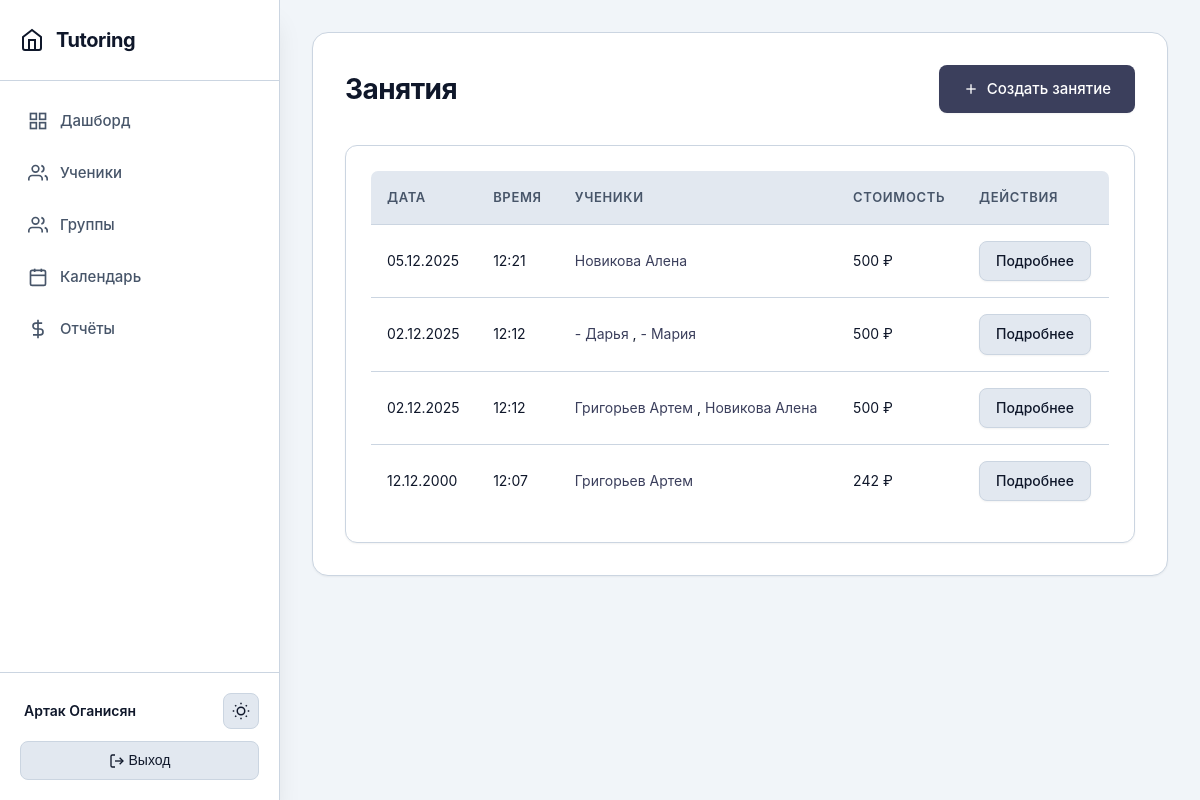
The page /lessons/ (signed in) on the database its author committed.
### main/models.py (models this page shows, shortened)
class Lesson(models.Model):
    tutor = models.ForeignKey(Tutor, on_delete=models.CASCADE, related_name='lessons', verbose_name='Репетитор')
    students = models.ManyToManyField(Student, related_name='lessons', verbose_name='Ученики')
    date = models.DateField(verbose_name='Дата')
    time = models.TimeField(verbose_name='Время')
    duration = models.IntegerField(default=60, validators=[MinValueValidator(1)], verbose_name='Длительность (минуты)')
    lesson_price = models.DecimalField(max_digits=10, decimal_places=2, default=Decimal('0.00'), validators=[MinValueValidator(Decimal('0.00'))], verbose_name='Стоимость занятия (за одного ученика)')
    subject = models.CharField(max_length=200, blank=True, verbose_name='Предмет/Тема')
    notes = models.TextField(blank=True, verbose_name='Заметки')
    created_at = models.DateTimeField(auto_now_add=True, verbose_name='Дата создания')
    updated_at = models.DateTimeField(auto_now=True, verbose_name='Дата обновления')
    class Meta:
        verbose_name = 'Занятие'
        verbose_name_plural = 'Занятия'
        ordering = ['-date', '-time']

class Student(models.Model):
    tutor = models.ForeignKey(Tutor, on_delete=models.CASCADE, related_name='students', verbose_name='Репетитор')
    groups = models.ManyToManyField(StudentGroup, related_name='students', blank=True, verbose_name='Группы')
    first_name = models.CharField(max_length=100, verbose_name='Имя')
    last_name = models.CharField(max_length=100, verbose_name='Фамилия')
    phone = models.CharField(max_length=20, blank=True, null=True, verbose_name='Телефон')
    telegram = models.CharField(max_length=20, blank=True, null=True, verbose_name='Телеграм')
    created_at = models.DateTimeField(auto_now_add=True, verbose_name='Дата создания')
    updated_at = models.DateTimeField(auto_now=True, verbose_name='Дата обновления')
    grade = models.CharField(max_length=10, blank=True, null=True, verbose_name='Класс')
    notes = models.TextField(blank=True, verbose_name='Заметки')
    is_active = models.BooleanField(default=True, verbose_name='Активен')
    prepaid_balance = models.DecimalField(
        max_digits=10,
        decimal_places=2,
        default=Decimal('0.00'),
        verbose_name='Баланс предоплаты'
    )
    class Meta:
        verbose_name = 'Ученик'
        verbose_name_plural = 'Ученики'
        ordering = ['last_name', 'first_name']

### main/views.py (the view)
# urls.py: path('lessons/', views.lesson_list, name='lesson_list'),
@login_required
def lesson_list(request):
    tutor = get_tutor(request)
    if not tutor:
        messages.error(request, 'Профиль репетитора не найден.')
        return redirect('dashboard')
    lessons = Lesson.objects.filter(tutor=tutor).order_by('-date', '-time')
    return render(request, 'main/lesson_list.html', {'lessons': lessons})

### main/views.py (called while the page is built)
def get_tutor(request):
    if request.user.is_authenticated:
        try:
            return request.user.tutor
        except Tutor.DoesNotExist:
            return None
    return None

### main/templates/main/lesson_list.html (shortened to what this page needs)
{% extends 'main/base.html' %}
{% block content %}
<div class="page-header">
    <h1>Занятия</h1>
    <div class="page-actions">
        <a href="{% url 'lesson_create' %}" class="btn">
            <svg width="16" height="16" viewBox="0 0 24 24" fill="none" stroke="currentColor" stroke-width="2">
                <line x1="12" y1="5" x2="12" y2="19"/>
                <line x1="5" y1="12" x2="19" y2="12"/>
            </svg>
            Создать занятие
        </a>
    </div>
</div>
{% if lessons %}
<div class="card">
    <table>
        <thead>
            <tr>
                <th>Дата</th>
                <th>Время</th>
                <th>Ученики</th>
                <th>Стоимость</th>
                <th>Действия</th>
            </tr>
        </thead>
        <tbody>
            {% for lesson in lessons %}
            <tr>
                <td>{{ lesson.date|date:"d.m.Y" }}</td>
                <td>{{ lesson.time|time:"H:i" }}</td>
                <td>
                    {% for student in lesson.students.all %}
                        <a href="{% url 'student_detail' student.pk %}" style="color: var(--primary); text-decoration: none;">
                            {{ student.last_name }} {{ student.first_name }}
                        </a>{% if not forloop.last %}, {% endif %}
                    {% endfor %}
                </td>
                <td>{{ lesson.lesson_price|floatformat:0 }} ₽</td>
                <td>
                    <a href="{% url 'lesson_detail' lesson.pk %}" class="btn btn-sm btn-secondary">Подробнее</a>
                </td>
            </tr>
            {% endfor %}
        </tbody>
    </table>
</div>
{% else %}
<div class="empty-state">
    <p>У вас пока нет занятий</p>
    <a href="{% url 'lesson_create' %}" class="btn">Создать первое занятие</a>
</div>
{% endif %}
{% endblock %}

### main/templates/main/base.html (shortened to what this page needs)
{% load static %}
<!DOCTYPE html>
<html lang="ru">
<head>
    <link rel="stylesheet" href="{% static 'css/main.css' %}">
</head>
<body>
    <div class="app-layout">
        <aside class="sidebar" id="sidebar">
            <div class="sidebar-header">
                <h1>
                    <a href="{% url 'dashboard' %}">
                        <svg width="24" height="24" viewBox="0 0 24 24" fill="none" stroke="currentColor" stroke-width="2">
                            <path d="M3 9l9-7 9 7v11a2 2 0 0 1-2 2H5a2 2 0 0 1-2-2z"/>
                            <polyline points="9 22 9 12 15 12 15 22"/>
                        </svg>
                        Tutoring
                    </a>
                </h1>
            </div>
            <div class="sidebar-main">
                {% if user.is_authenticated %}
                    <nav class="sidebar-nav">
                        <a href="{% url 'dashboard' %}" {% if request.resolver_match.url_name == 'dashboard' %}class="active"{% endif %}>
                            <svg viewBox="0 0 24 24" fill="none" stroke="currentColor" stroke-width="2">
                                <rect x="3" y="3" width="7" height="7"/>
                                <rect x="14" y="3" width="7" height="7"/>
                                <rect x="14" y="14" width="7" height="7"/>
                                <rect x="3" y="14" width="7" height="7"/>
                            </svg>
                            <span>Дашборд</span>
                        </a>
                        <a href="{% url 'student_list' %}" {% if 'student' in request.resolver_match.url_name %}class="active"{% endif %}>
                            <svg viewBox="0 0 24 24" fill="none" stroke="currentColor" stroke-width="2">
                                <path d="M17 21v-2a4 4 0 0 0-4-4H5a4 4 0 0 0-4 4v2"/>
                                <circle cx="9" cy="7" r="4"/>
                                <path d="M23 21v-2a4 4 0 0 0-3-3.87M16 3.13a4 4 0 0 1 0 7.75"/>
                            </svg>
                            <span>Ученики</span>
                        </a>
                        <a href="{% url 'group_list' %}" {% if 'group' in request.resolver_match.url_name %}class="active"{% endif %}>
                            <svg viewBox="0 0 24 24" fill="none" stroke="currentColor" stroke-width="2">
                                <path d="M17 21v-2a4 4 0 0 0-4-4H5a4 4 0 0 0-4 4v2"/>
                                <circle cx="9" cy="7" r="4"/>
                                <path d="M23 21v-2a4 4 0 0 0-3-3.87"/>
                                <path d="M16 3.13a4 4 0 0 1 0 7.75"/>
                            </svg>
                            <span>Группы</span>
                        </a>
                        <a href="{% url 'calendar' %}" {% if request.resolver_match.url_name == 'calendar' %}class="active"{% endif %}>
                            <svg viewBox="0 0 24 24" fill="none" stroke="currentColor" stroke-width="2">
                                <rect x="3" y="4" width="18" height="18" rx="2" ry="2"/>
                                <line x1="16" y1="2" x2="16" y2="6"/>
                                <line x1="8" y1="2" x2="8" y2="6"/>
                                <line x1="3" y1="10" x2="21" y2="10"/>
                            </svg>
                            <span>Календарь</span>
                        </a>
                        <a href="{% url 'profit_report' %}" {% if request.resolver_match.url_name == 'profit_report' %}class="active"{% endif %}>
                            <svg viewBox="0 0 24 24" fill="none" stroke="currentColor" stroke-width="2">
                                <line x1="12" y1="1" x2="12" y2="23"/>
                                <path d="M17 5H9.5a3.5 3.5 0 0 0 0 7h5a3.5 3.5 0 0 1 0 7H6"/>
                            </svg>
                            <span>Отчёты</span>
                        </a>
                    </nav>
                {% endif %}
            </div>
            {% if user.is_authenticated %}
            <div class="sidebar-footer">
                <div class="sidebar-user">
                    <span class="sidebar-user-name" style="margin-left: 4px;">
                        <a href="{% url 'dashboard' %}">{{ user.get_full_name|default:user.username }}</a>
                    </span>
                    <button class="theme-toggle" id="theme-toggle" aria-label="Переключить тему">
                    </button>
                </div>
                <div class="sidebar-logout">
                    <form method="post" action="{% url 'logout' %}">
                        <button type="submit">
                            <svg width="16" height="16" viewBox="0 0 24 24" fill="none" stroke="currentColor" stroke-width="2" style="display: inline-block; vertical-align: middle;">
                                <path d="M9 21H5a2 2 0 0 1-2-2V5a2 2 0 0 1 2-2h4"/>
                                <polyline points="16 17 21 12 16 7"/>
                                <line x1="21" y1="12" x2="9" y2="12"/>
                            </svg>
                            Выход
                        </button>
                    </form>
                </div>
            </div>
            {% endif %}
        </aside>
        <main class="main-shell">
            <div class="main-inner">
                <div class="content">
                    {% block content %}{% endblock %}
                </div>
            </div>
        </main>
    </div>
</body>
</html>

### main/static/css/main.css (style rules this page uses)
:root { --primary: #4f46e5; --primary-light: #818cf8; --primary-dark: #3730a3; --secondary: #64748b; --accent: #0ea5e9; --success: #10b981; --warning: #f59e0b; --danger: #ef4444; --info: #06b6d4; --bg-primary: #ffffff; --bg-secondary: #f8fafc; --bg-tertiary: #f1f5f9; --border: #e2e8f0; --border-light: #f1f5f9; --text-primary: #0f172a; --text-secondary: #475569; --text-tertiary: #94a3b8; --text: var(--text-primary); --text-muted: var(--text-tertiary); --surface: var(--bg-primary); --bg: var(--bg-secondary); --shadow-sm: 0 4px 8px rgba(15, 23, 42, 0.06); --shadow: 0 10px 25px rgba(15, 23, 42, 0.08); --shadow-md: 0 18px 35px rgba(15, 23, 42, 0.12); --shadow-lg: 0 26px 55px rgba(15, 23, 42, 0.16); }
* { margin: 0; padding: 0; box-sizing: border-box; }
body { font-family: 'Inter', -apple-system, BlinkMacSystemFont, 'Segoe UI', sans-serif; background-color: var(--bg-secondary); color: var(--text-primary); line-height: 1.6; font-weight: 400; -webkit-font-smoothing: antialiased; -moz-osx-font-smoothing: grayscale; }
.sidebar { min-height: 100vh; background: var(--bg-primary); border-right: 1px solid var(--border); position: sticky; top: 0; z-index: 1000; }
.sidebar-header { padding: 2rem 1.5rem; border-bottom: 1px solid var(--border-light); }
.page-header { margin-bottom: 2rem; display: flex; justify-content: space-between; align-items: center; flex-wrap: wrap; gap: 1.5rem; }
.page-header h1 { font-size: 2rem; font-weight: 700; color: var(--text-primary); margin: 0; display: flex; align-items: center; gap: 0.875rem; letter-spacing: -0.5px; }
.card { border: 1px solid var(--border); border-radius: 0.75rem; box-shadow: var(--shadow); transition: all 0.2s ease; overflow: hidden; background: var(--bg-primary); }
.btn { border-radius: 0.5rem; padding: 0.625rem 1.25rem; font-weight: 500; font-size: 0.9375rem; transition: all 0.2s ease; border: 1px solid transparent; }
.card { animation: fadeIn 0.3s ease-out; }
a { color: var(--text-primary); text-decoration: none; transition: color 0.2s ease; }

### rows shown on the page
Lesson: date "05.12.2025", time "12:21", lesson_price "500"
Student: last_name "Новикова", first_name "Алена"
Lesson: date "02.12.2025", time "12:12", lesson_price "500"
Student: last_name "-", first_name "Дарья"
Student: last_name "-", first_name "Мария"
Lesson: date "02.12.2025", time "12:12", lesson_price "500"
Student: last_name "Григорьев", first_name "Артем"
Lesson: date "12.12.2000", time "12:07", lesson_price "242"

### other values the page prints
{{ user.get_full_name|default:user.username }} "Артак Оганисян"
